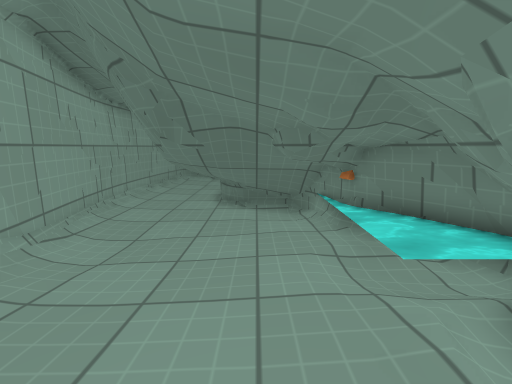
view 1 (above)

14 first-person views from a walk through a level from a Godot 3-D game. The camera is 1.2 m above the floor, tilts 10° down and sees 90° across. The floor is counted in squares, 0.5 m on a side. Each view is taken from the middle of a square. On the plan, view 1 faces up. The plan holds only what a view shows up to about 17 squares ahead; the rest is blank. The place goes on beyond the plan. Characters and animated objects are not drawn. Surface patterns are stand-ins for the level's own textures.

view 2
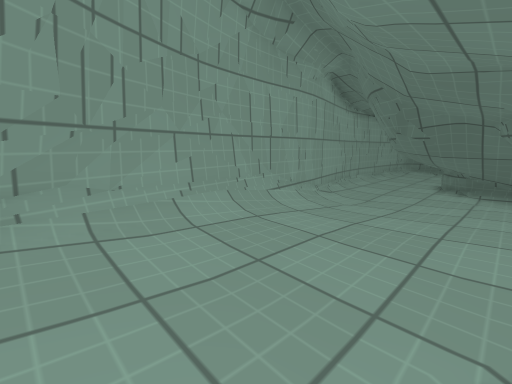

view 3
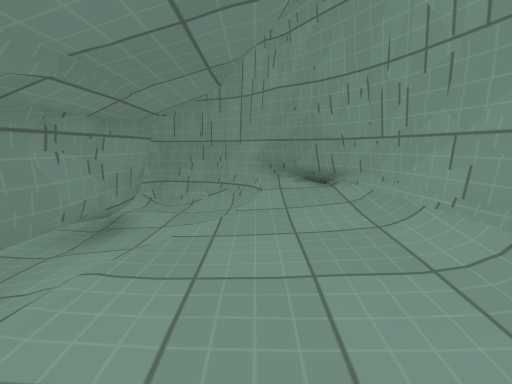

view 4
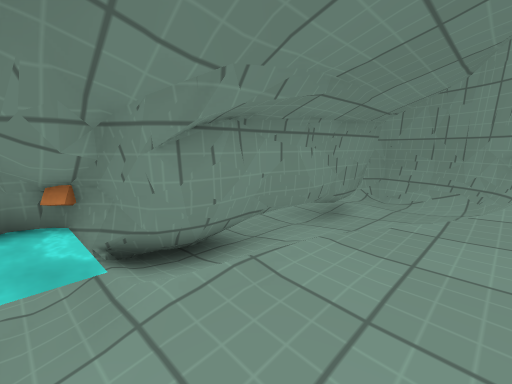

view 5
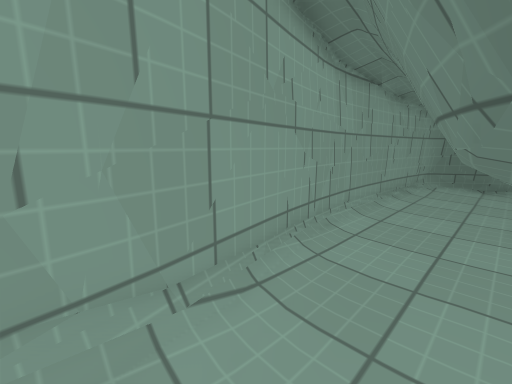

view 6
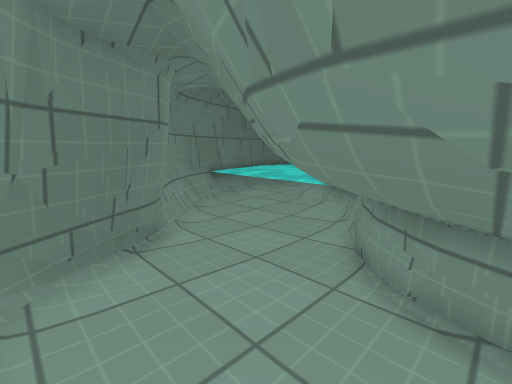

view 7
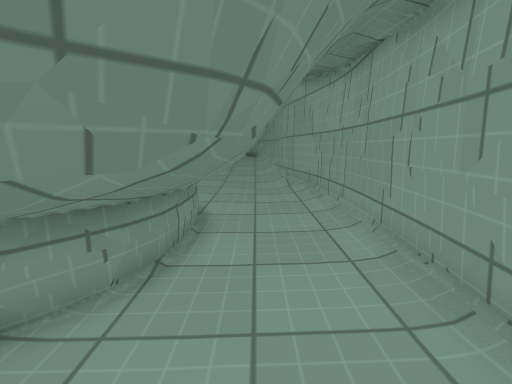

view 8
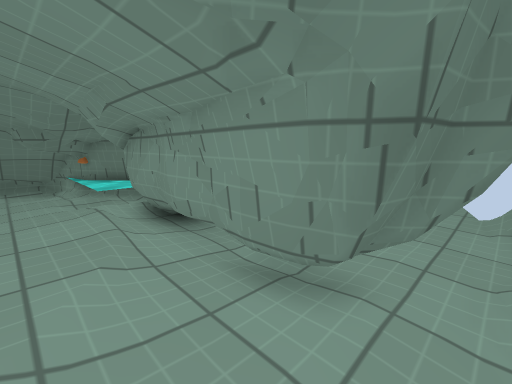

view 9
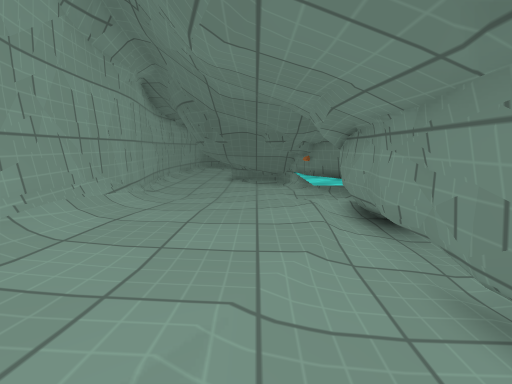

view 10
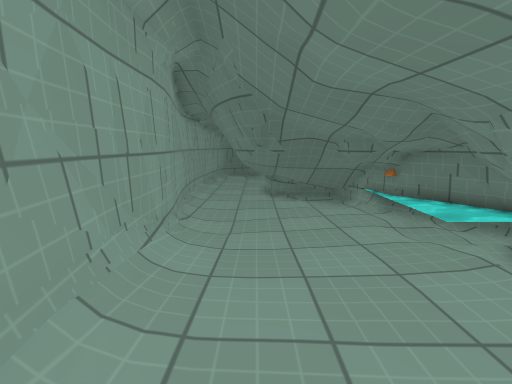

view 11
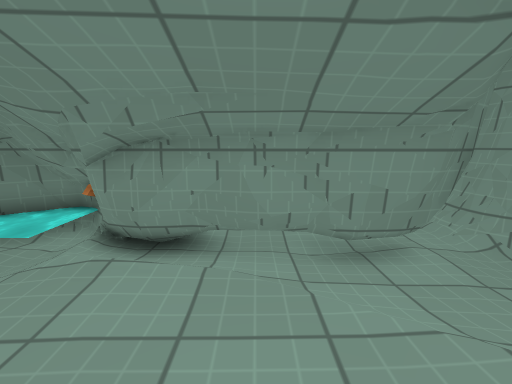

view 12
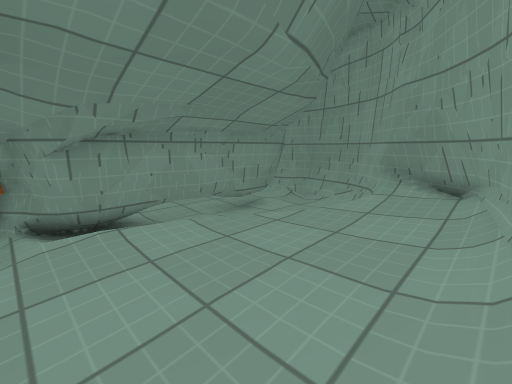

view 13
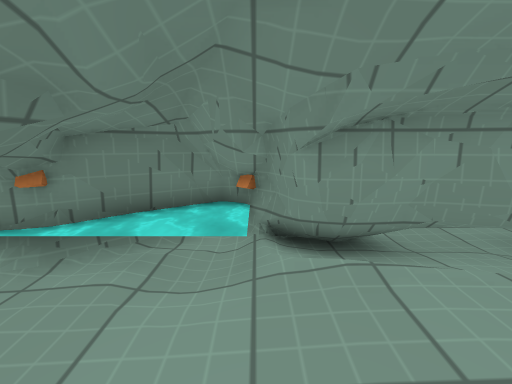

view 14
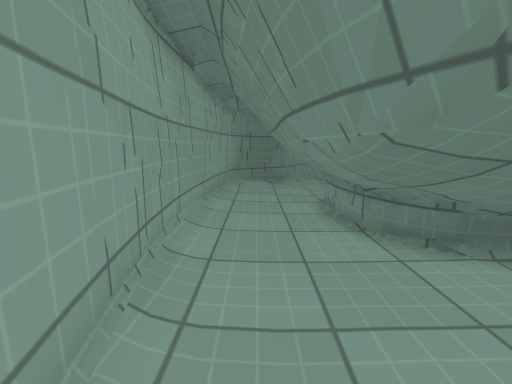

### Floor plan
Key: @ floor where view 1 was taken; # wall or solid block; . main floor; : floor 0.25 m higher than the main floor; + floor 0.5 m higher than the main floor; / step, stairs or slope; = window, fence, low wall or low ledge; ≈ water the walk keeps out of; ^ raised ledge; T thing the floor can be seen under or through.
Columns run from 7 left of view 1 to 6 right of it. Each row starts with its distance up from view 1.
 26           ###
 25           ##^^
 24   ####    #^^
 23  ##..#    ^^
 22 ##...#^  ^^
 21 ##.### ^^^
 20 #..#^^^^
 19 #.#^ ^
 18 #.## ^
 17 #. # ^
 16 #. # ^
 15 #.TT ^
 14 #.TT ^
 13 #.TT ^=
 12 #.TT  ^^^
 11 #..T     ^≈
 10 #..#^    ^≈
  9 #..#^     #
  8 ##..^^^^^^#≈
  7  #......#^ #=
  6  #......#####≈
  5  #.....:#####≈
  4  #:...:::####^
  3  #/::::::###^
  2  #/::::::#^^^
  1  #/::::::#^^^
  0  #=::::@:#^^^
 -1  ##:::::: ^^^^
 -2   #+::::: #^^
 -3   #+::::: #^^
 -4   ##+::/..#^^
 -5   ##+++:..#^
 -6    ###/...###
 -7     ###/...##
 -8       ###..#
 -9         ####

Positions as (right, up) in squares from view 1, and headings:
1: (0, 0), facing up
2: (1, -5), facing up-left
3: (-1, 4), facing down
4: (-1, 5), facing down-right
5: (-3, 5), facing up-left
6: (-6, 18), facing up-right
7: (-4, 23), facing down
8: (0, -7), facing up-right
9: (0, -7), facing up
10: (-3, -3), facing up
11: (-3, -1), facing right
12: (-5, 4), facing down-right
13: (-2, 4), facing right
14: (-5, 7), facing up
